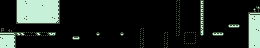

This game map was drawn from its Tiled (.tmx) file and the tilesets committed beside it. A one-line description and the trimmed map source follow:
An orthogonal 65x12 tile map with 4x4 px tiles, 5 tile layers (background, platforms, switchBoard, falling, ...), 3 tilesets.

<map version="1.2" tiledversion="1.3.5" orientation="orthogonal" renderorder="right-down" width="65" height="12" tilewidth="4" tileheight="4" infinite="0" nextlayerid="13" nextobjectid="1">
 <tileset firstgid="1" source="Tilesets/Tileset1.tsx" />
 <tileset firstgid="101" source="Tilesets/switchBlocks.tsx" />
 <tileset firstgid="173" source="Tilesets/spawnSprites.tsx" />
 <layer id="11" name="background" width="65" height="12">
  <data>[780 cells, 80 non-empty, 11 distinct tile ids]</data>
 </layer>
 <layer id="2" name="platforms" width="65" height="12">
  <properties>
   <property name="Collidable" type="bool" value="true" />
  </properties>
  <data>[780 cells, 33 non-empty, 7 distinct tile ids]</data>
 </layer>
 <layer id="8" name="switchBoard" width="65" height="12">
  <properties>
   <property name="switchBlock" type="bool" value="true" />
   <property name="switchDelay" type="float" value="0.45" />
  </properties>
  <data>[780 cells, 46 non-empty, 19 distinct tile ids]</data>
 </layer>
 <layer id="12" name="falling" width="65" height="12">
  <properties>
   <property name="Falling" type="float" value="0.01" />
  </properties>
  <data>[780 cells, 10 non-empty, 4 distinct tile ids]</data>
 </layer>
 <layer id="10" name="spawnSprites" width="65" height="12">
  <properties>
   <property name="spawn" type="bool" value="true" />
  </properties>
  <data>[780 cells, 1 non-empty, 1 distinct tile ids]</data>
 </layer>
</map>
